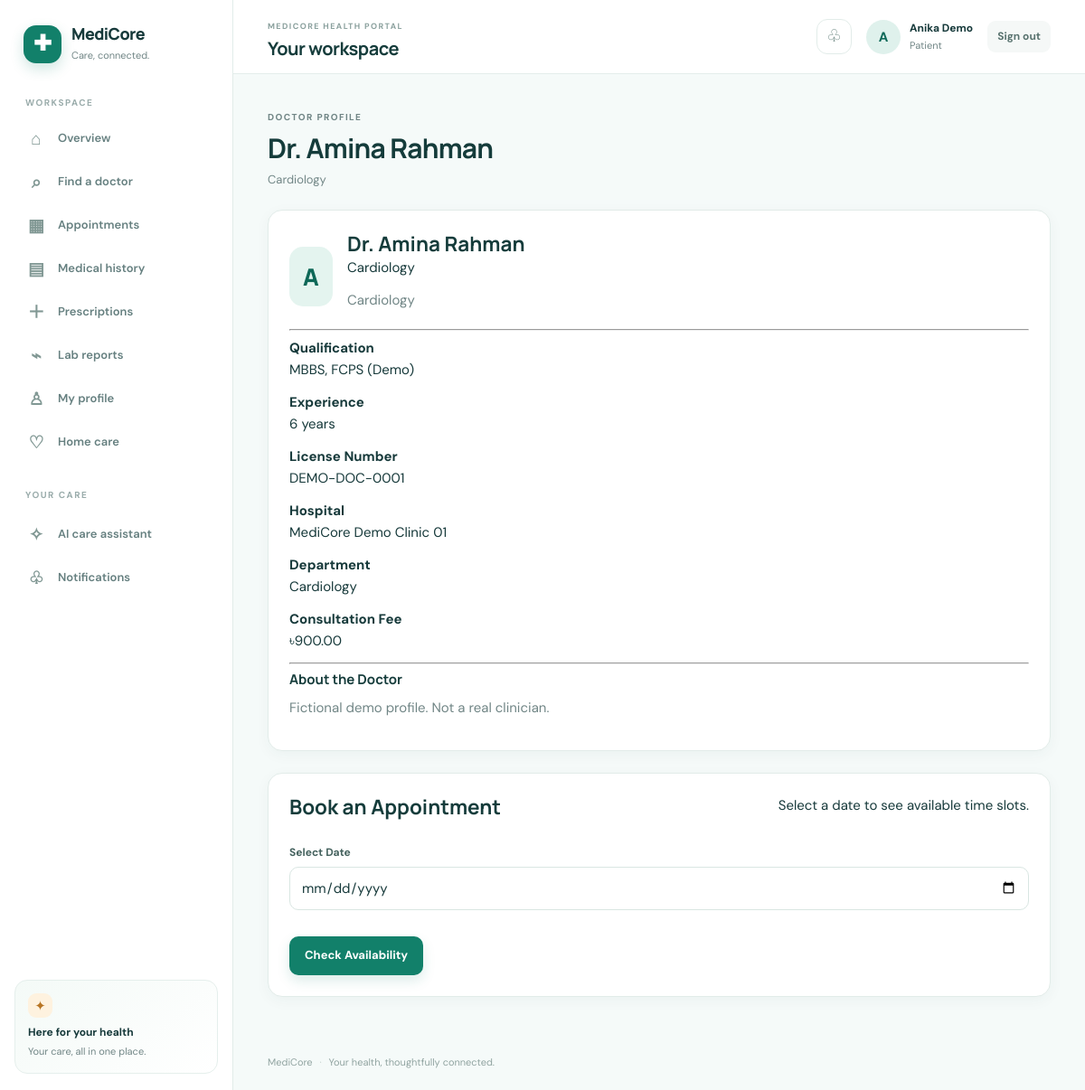
Screenshot of /patients/doctors/1/ (signed in) with the database file from the repository.
### apps/accounts/models.py (models this page shows, shortened)
class User(AbstractUser):
    role = models.CharField(
        max_length=20,
        choices=Role.choices,
        default=Role.PATIENT,
    )
    public_id = models.CharField(
        max_length=20,
        unique=True,
        blank=True,
    )
    is_verified = models.BooleanField(default=False)

### apps/doctors/models.py (models this page shows, shortened)
class DoctorProfile(models.Model):
    user = models.OneToOneField(
        settings.AUTH_USER_MODEL,
        on_delete=models.CASCADE,
        related_name="doctor_profile",
    )
    specialization = models.CharField(
        max_length=100,
        blank=True,
    )
    qualification = models.CharField(
        max_length=255,
        blank=True,
    )
    experience_years = models.PositiveIntegerField(
        default=0,
    )
    license_number = models.CharField(
        max_length=100,
        blank=True,
    )
    phone = models.CharField(
        max_length=20,
        blank=True,
    )
    bio = models.TextField(
        blank=True,
    )
    consultation_fee = models.DecimalField(
        max_digits=10,
        decimal_places=2,
        default=0,
    )
    hospital = models.ForeignKey(
        Hospital,
        on_delete=models.SET_NULL,
        null=True,
        blank=True,
        related_name="doctors",
    )
    department = models.ForeignKey(
        Department,
        on_delete=models.SET_NULL,
        null=True,
        blank=True,
        related_name="doctors",
    )

### apps/hospitals/models.py (models this page shows, shortened)
class Department(models.Model):
    hospital = models.ForeignKey(
        Hospital,
        on_delete=models.CASCADE,
        related_name="departments",
    )
    name = models.CharField(
        max_length=100,
    )
    code = models.CharField(
        max_length=20,
    )
    description = models.TextField(
        blank=True,
    )
    is_active = models.BooleanField(
        default=True,
    )
    created_at = models.DateTimeField(
        auto_now_add=True,
    )

class Hospital(models.Model):
    name = models.CharField(
        max_length=200
    )
    code = models.CharField(
        max_length=20,
        unique=True,
    )
    address = models.TextField()
    phone = models.CharField(
        max_length=20,
        blank=True,
    )
    email = models.EmailField(
        blank=True,
    )
    website = models.URLField(
        blank=True,
    )
    description = models.TextField(
        blank=True,
    )
    is_active = models.BooleanField(
        default=True,
    )
    created_at = models.DateTimeField(
        auto_now_add=True,
    )
    updated_at = models.DateTimeField(
        auto_now=True,
    )

### apps/patients/views.py (the view, shortened to what this page needs)
@login_required
@role_required("PATIENT")
def doctor_detail(request, doctor_id):
    doctor = get_object_or_404(
        DoctorProfile.objects.select_related(
            "user",
            "hospital",
            "department",
        ),
        id=doctor_id,
    )
    selected_date = request.GET.get("date")
    available_slots = []
    return render(
        request,
        "patients/doctor_detail.html",
        {
            "doctor": doctor,
            "selected_date": selected_date,
            "available_slots": available_slots,
        },
    )

### templates/patients/doctor_detail.html (shortened to what this page needs)
{% extends 'base.html' %}
{% block content %}
  <div class="page-header">
    <div>
      <p class="eyebrow">Doctor Profile</p>
      <h1>Dr. {{ doctor.user.get_full_name }}</h1>
      <p class="text-muted">{{ doctor.specialization|default:'General Physician' }}</p>
    </div>
  </div>
  <div class="card">
    <div class="doctor-profile-header">
      <div class="doctor-avatar large">{{ doctor.user.first_name|first|upper }}</div>
      <div>
        <h2>Dr. {{ doctor.user.get_full_name }}</h2>
        <p>{{ doctor.specialization|default:'General Physician' }}</p>
        {% if doctor.department %}
          <p class="text-muted">{{ doctor.department.name }}</p>
        {% endif %}
      </div>
    </div>
    <hr />
    <div class="profile-info">
      <div>
        <strong>Qualification</strong>
        <p>{{ doctor.qualification|default:'Not provided' }}</p>
      </div>
      <div>
        <strong>Experience</strong>
        <p>{{ doctor.experience_years }} years</p>
      </div>
      <div>
        <strong>License Number</strong>
        <p>{{ doctor.license_number|default:'Not provided' }}</p>
      </div>
      <div>
        <strong>Hospital</strong>
        <p>
          {% if doctor.hospital %}
            {{ doctor.hospital.name }}
          {% else %}
            Not assigned
          {% endif %}
        </p>
      </div>
      <div>
        <strong>Department</strong>
        <p>
          {% if doctor.department %}
            {{ doctor.department.name }}
          {% else %}
            Not assigned
          {% endif %}
        </p>
      </div>
      <div>
        <strong>Consultation Fee</strong>
        <p>৳{{ doctor.consultation_fee }}</p>
      </div>
    </div>
    {% if doctor.bio %}
      <hr />
      <div>
        <h3>About the Doctor</h3>
        <p class="text-muted">{{ doctor.bio }}</p>
      </div>
    {% endif %}
  </div>
  <section class="card" style="margin-top: 24px;">
    <div class="card-header">
      <h2>Book an Appointment</h2>
      <p>Select a date to see available time slots.</p>
    </div>
    <div class="card-body">
      <form method="get">
        <div class="form-group">
          <label for="appointment-date">Select Date</label>
          <input type="date" id="appointment-date" name="date" value="{% if selected_date %}{{ selected_date|date:'Y-m-d' }}{% endif %}" min="{% now 'Y-m-d' %}" class="form-control" required />
        </div>
        <button type="submit" class="btn btn-primary" style="margin-top: 12px;">Check Availability</button>
      </form>
    </div>
  </section>
{% endblock %}

### templates/base.html (shortened to what this page needs)
{% load static %}
<!doctype html>
<html lang="en">
  <head>
    <link rel="stylesheet" href="{% static 'css/base.css' %}" />
    <link rel="stylesheet" href="{% static 'css/components.css' %}" />
    <link rel="stylesheet" href="{% static 'css/pages.css' %}" />
  </head>
  <body>
    {% if request.user.is_authenticated %}
    <div class="app-shell">
      <aside class="sidebar" id="app-sidebar" aria-label="Main navigation">
        <a class="brand" href="{% url 'home' %}">
          <span class="brand-icon" aria-hidden="true">✚</span>
          <span class="brand-copy"><strong>MediCore</strong><small>Care, connected.</small></span>
        </a>
        <div class="nav-caption">WORKSPACE</div>
        <nav class="sidebar-nav">
          {% if request.user.role == 'PATIENT' %}
            <a href="{% url 'patients:dashboard' %}" class="nav-item{% if request.resolver_match.url_name == 'dashboard' and request.resolver_match.namespace == 'patients' %} active{% endif %}"><span class="nav-icon">⌂</span>Overview</a>
            <a href="{% url 'patients:find_doctors' %}" class="nav-item{% if request.resolver_match.url_name == 'find_doctors' %} active{% endif %}"><span class="nav-icon">⌕</span>Find a doctor</a>
            <a href="{% url 'patients:appointments' %}" class="nav-item{% if request.resolver_match.url_name == 'appointments' %} active{% endif %}"><span class="nav-icon">▦</span>Appointments</a>
            <a href="{% url 'patients:medical_history' %}" class="nav-item{% if request.resolver_match.url_name == 'medical_history' %} active{% endif %}"><span class="nav-icon">▤</span>Medical history</a>
            <a href="{% url 'patients:prescriptions' %}" class="nav-item{% if request.resolver_match.url_name == 'prescriptions' %} active{% endif %}"><span class="nav-icon">＋</span>Prescriptions</a>
            <a href="{% url 'patients:lab_reports' %}" class="nav-item{% if request.resolver_match.url_name == 'lab_reports' %} active{% endif %}"><span class="nav-icon">⌁</span>Lab reports</a>
            <a href="{% url 'patients:profile' %}" class="nav-item{% if request.resolver_match.url_name == 'profile' and request.resolver_match.namespace == 'patients' %} active{% endif %}"><span class="nav-icon">♙</span>My profile</a>
            <a href="{% url 'nurses:my_home_care_requests' %}" class="nav-item"><span class="nav-icon">♡</span>Home care</a>
          {% elif request.user.role == 'LAB' %}
            <a href="{% url 'medical_records:lab_orders' %}" class="nav-item active"><span class="nav-icon">⌁</span>Lab orders</a>
          {% elif request.user.role == 'PHARMACIST' %}
            <a href="{% url 'pharmacy:prescriptions' %}" class="nav-item active"><span class="nav-icon">＋</span>Prescriptions</a>
          {% elif request.user.role == 'RECEPTIONIST' %}
            <a href="{% url 'billing:bills' %}" class="nav-item active"><span class="nav-icon">▤</span>Billing</a>
          {% elif request.user.is_superuser or request.user.role == 'ADMIN' %}
            <a href="{% url 'admin:index' %}" class="nav-item"><span class="nav-icon">⚙</span>Administration</a>
          {% endif %}
          <div class="nav-caption nav-caption-spaced">YOUR CARE</div>
          <a href="{% url 'chatbot:page' %}" class="nav-item{% if request.resolver_match.namespace == 'chatbot' %} active{% endif %}"><span class="nav-icon">✧</span>AI care assistant</a>
          <a href="{% url 'notifications:list' %}" class="nav-item{% if request.resolver_match.namespace == 'notifications' %} active{% endif %}"><span class="nav-icon">♧</span>Notifications</a>
        </nav>
        <div class="sidebar-footer">
          <div class="sidebar-help-mark">✦</div>
          <strong>Here for your health</strong>
          <span>Your care, all in one place.</span>
        </div>
      </aside>
      <main class="main-content">
        <header class="topbar">
          <div class="topbar-title-wrap">
            <div><span class="page-label">MEDICORE HEALTH PORTAL</span><h1>{% block page_heading %}Your workspace{% endblock %}</h1></div>
          </div>
          <div class="topbar-actions">
            <a class="icon-button notification-link" href="{% url 'notifications:list' %}" aria-label="Notifications">♧</a>
            <div class="user-mini">
              <div class="avatar">{{ request.user.first_name|default:request.user.username|slice:':1'|upper }}</div>
              <div class="user-details"><strong>{{ request.user.get_full_name|default:request.user.username }}</strong><span>{{ request.user.get_role_display }}</span></div>
            </div>
            <form method="post" action="{% url 'logout' %}" class="logout-form">{% csrf_token %}<button type="submit" class="logout-button">Sign out</button></form>
          </div>
        </header>
    {% endif %}
    {% if request.user.is_authenticated %}<section class="page-content">{% else %}<main class="public-content">{% endif %}
      {% block content %}{% endblock %}
    {% if request.user.is_authenticated %}</section>{% else %}</main>{% endif %}
    {% if request.user.is_authenticated %}
      <footer class="site-footer">MediCore <span>·</span> Your health, thoughtfully connected.</footer>
    </main>
    </div>
    {% else %}
      <footer class="site-footer">MediCore <span>·</span> Your health, thoughtfully connected.</footer>
    </div>
    {% endif %}
  </body>
</html>

### static/css/components.css (style rules this page uses)
.card, .dashboard-card, .content-card { padding: 23px; border: 1px solid var(--border); border-radius: var(--radius-md); background: var(--surface); box-shadow: var(--shadow-sm); }
.card-header { display: flex; align-items: flex-start; justify-content: space-between; gap: 16px; margin-bottom: 19px; }
.btn { display: inline-flex; min-height: 42px; align-items: center; justify-content: center; gap: 8px; padding: 10px 16px; border: 1px solid transparent; border-radius: 10px; font-size: 13px; font-weight: 700; transition: transform .16s ease, background .16s ease, box-shadow .16s ease; }
.btn-primary { background: var(--primary); box-shadow: 0 6px 14px rgba(18,128,106,.15); color: #fff; }
.form-group { margin-bottom: 17px; }
.form-label, label { display: block; margin-bottom: 6px; color: #45625e; font-size: 12px; font-weight: 700; }
input, select, textarea { max-width: 100%; border: 1px solid #d9e6e2; border-radius: 10px; background: #fff; color: var(--text); }
input:not([type="checkbox"]):not([type="radio"]):not([type="submit"]), select, textarea { width: 100%; min-height: 42px; padding: 10px 12px; }
.page-header { display: flex; align-items: flex-end; justify-content: space-between; gap: 18px; margin-bottom: 23px; }
.page-header h1 { font-size: clamp(22px, 3vw, 30px); letter-spacing: -.8px; }
.page-header p { margin: 6px 0 0; color: var(--muted); font-size: 13px; }
.eyebrow { margin-bottom: 7px !important; color: var(--primary); font-size: 10px !important; font-weight: 800; letter-spacing: 1.4px; text-transform: uppercase; }
.text-muted { color: var(--muted); }
.doctor-avatar { display: grid; width: 48px; height: 48px; flex: 0 0 48px; place-items: center; border-radius: 15px; background: var(--primary-soft); color: var(--primary-dark); font: 800 19px Manrope, sans-serif; }
.doctor-avatar.large { width: 66px; height: 66px; font-size: 26px; }
.doctor-profile-header { display: flex; align-items: center; gap: 16px; }
.dashboard-card h3, .card h3 { margin-bottom: 9px; font-size: 15px; }

### rows the page displays
User: user.first_name "A", user.get_full_name "Anika Demo", user.role "Patient"
DoctorProfile: user.get_full_name "Amina Rahman", specialization "Cardiology", user.first_name|first "A", department.name "Cardiology", qualification "MBBS, FCPS (Demo)", experience_years "6", license_number "DEMO-DOC-0001", hospital.name "MediCore Demo Clinic 01", consultation_fee "900.00", bio "Fictional demo profile. Not a real clinician."
